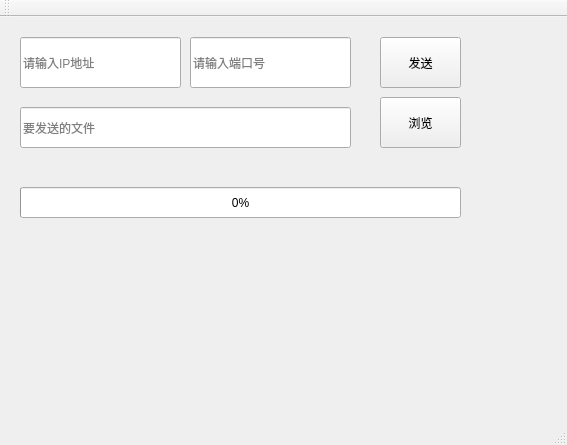
<?xml version="1.0" encoding="UTF-8"?>
<ui version="4.0">
 <class>FileSend</class>
 <widget class="QMainWindow" name="FileSend">
  <property name="geometry">
   <rect>
    <x>0</x>
    <y>0</y>
    <width>567</width>
    <height>445</height>
   </rect>
  </property>
  <property name="windowTitle">
   <string>FileSend</string>
  </property>
  <widget class="QWidget" name="centralWidget">
   <widget class="QLineEdit" name="ipEdit">
    <property name="geometry">
     <rect>
      <x>20</x>
      <y>20</y>
      <width>161</width>
      <height>51</height>
     </rect>
    </property>
    <property name="placeholderText">
     <string>请输入IP地址</string>
    </property>
   </widget>
   <widget class="QLineEdit" name="portEdit">
    <property name="geometry">
     <rect>
      <x>190</x>
      <y>20</y>
      <width>161</width>
      <height>51</height>
     </rect>
    </property>
    <property name="placeholderText">
     <string>请输入端口号</string>
    </property>
   </widget>
   <widget class="QPushButton" name="sendBtn">
    <property name="geometry">
     <rect>
      <x>380</x>
      <y>20</y>
      <width>81</width>
      <height>51</height>
     </rect>
    </property>
    <property name="text">
     <string>发送</string>
    </property>
   </widget>
   <widget class="QLineEdit" name="fileEdit">
    <property name="geometry">
     <rect>
      <x>20</x>
      <y>90</y>
      <width>331</width>
      <height>41</height>
     </rect>
    </property>
    <property name="placeholderText">
     <string>要发送的文件</string>
    </property>
   </widget>
   <widget class="QPushButton" name="selectBtn">
    <property name="geometry">
     <rect>
      <x>380</x>
      <y>80</y>
      <width>81</width>
      <height>51</height>
     </rect>
    </property>
    <property name="text">
     <string>浏览</string>
    </property>
   </widget>
   <widget class="QProgressBar" name="progressBar">
    <property name="geometry">
     <rect>
      <x>20</x>
      <y>170</y>
      <width>441</width>
      <height>31</height>
     </rect>
    </property>
    <property name="value">
     <number>0</number>
    </property>
   </widget>
  </widget>
  <widget class="QMenuBar" name="menuBar">
   <property name="geometry">
    <rect>
     <x>0</x>
     <y>0</y>
     <width>567</width>
     <height>23</height>
    </rect>
   </property>
  </widget>
  <widget class="QToolBar" name="mainToolBar">
   <attribute name="toolBarArea">
    <enum>TopToolBarArea</enum>
   </attribute>
   <attribute name="toolBarBreak">
    <bool>false</bool>
   </attribute>
  </widget>
  <widget class="QStatusBar" name="statusBar"/>
 </widget>
 <layoutdefault spacing="6" margin="11"/>
 <resources/>
 <connections/>
</ui>
